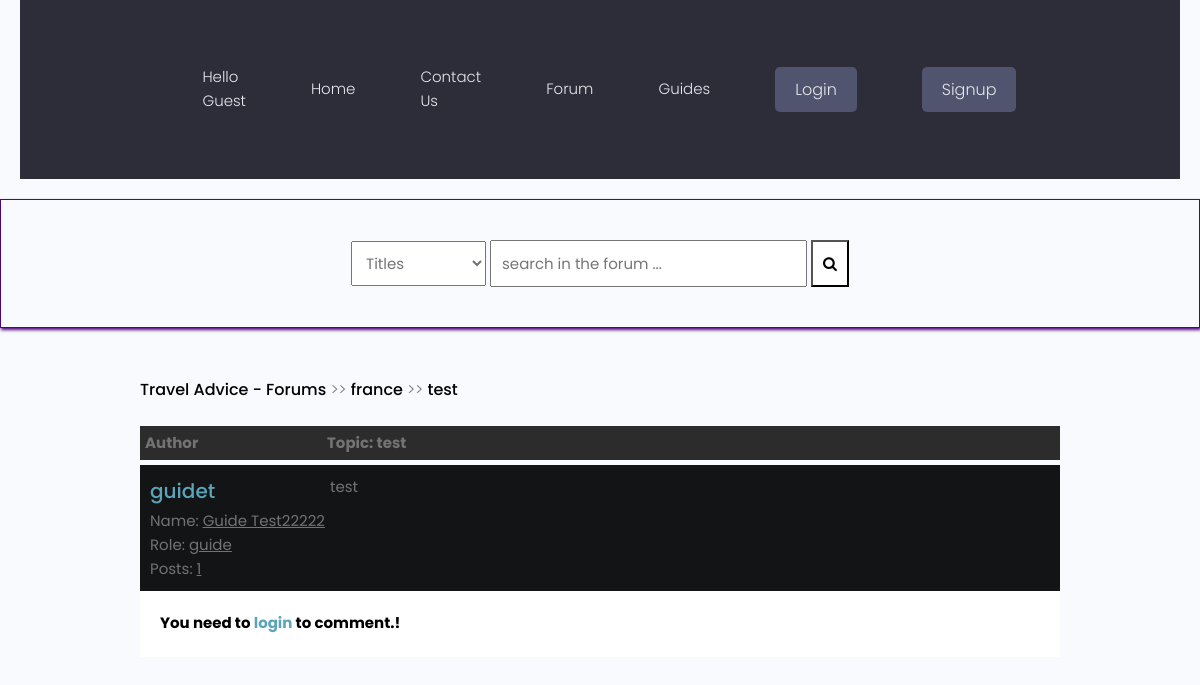
Before: /forum/detail/test/ with the older database file.
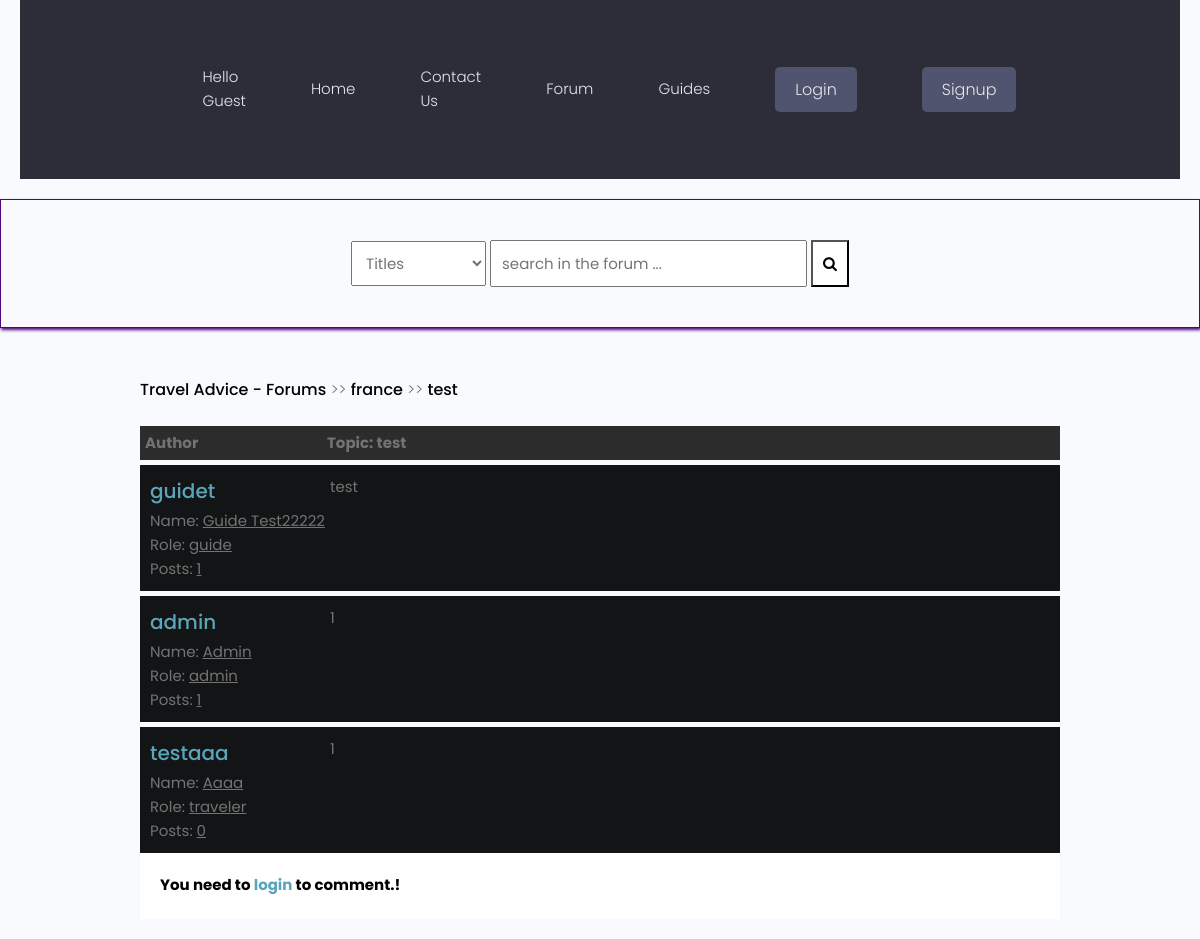
After: the same page with the newer database file.
### forum/models.py (models this page shows, shortened)
class Comment(models.Model):
    user = models.ForeignKey(Author, on_delete=models.CASCADE)
    content = models.TextField()
    date = models.DateTimeField(auto_now_add=True)

class Author(models.Model):
    user = models.ForeignKey(User, on_delete=models.CASCADE)
    fullname = models.CharField(max_length=40, blank=True)
    slug = models.SlugField(max_length=400, unique=True, blank=True) # imported from django.utils.text
    bio = HTMLField() #desctription of the user imported the field from tinymce.models
    @property
    def num_posts(self):
        return Post.objects.filter(user=self).count()
    @property
    def user_name(self):
        return self.user
    @property
    def user_group(self):
        return (self.user).groups.all()[0].name
    @property
    def user_profile(self):
        return self.user.profile.id

### forum/views.py (the view)
# urls.py: path("detail/<slug>/", detail, name="detail"),
def detail(request, slug):
    post = get_object_or_404(Post, slug=slug)
    if request.user.is_authenticated:
        author = Author.objects.get(user=request.user)
    if "comment-form" in request.POST:
        comment = request.POST.get("comment")
        new_comment, created = Comment.objects.get_or_create(user=author, content=comment)
        post.comments.add(new_comment.id)
    context = {
        "post":post,
        "title": post.title,
    }
    return render(request,'forum/detail.html', context)

### forum/context_processors.py (called while the page is built, shortened)
def searchFunction(request):
    search_context = {}
    posts = Post.objects.all()
    return search_context

### forum/models.py (called while the page is built)
    def __str__(self):
        return self.title

    def get_url(self):
        return reverse("posts", kwargs={ #imported from django.shortcuts
            "slug": self.slug
        })

    def get_url(self):
        return reverse("detail", kwargs={
            "slug":self.slug
        })

### forum/templates/forum/detail.html (shortened to what this page needs)
{% extends 'forumsbase.html' %}
{% block content %}
    <div class="container">
        <div class="navigate">
            <span><a href="{% url 'forumhome' %}">Travel Advice - Forums</a> >> <a href="{{post.categories.get_url}}">{{post.categories}}</a> >> <a href="{{post.get_url}}">{{post.title}}</a></span>
        </div>
        <div class="topic-container">
            <div class="head">
                <div class="authors">Author</div>
                <div class="content">Topic: {{post.title}} </div>
            </div>
            <div class="body">
                <div class="authors">
                    <div class="username"><a href="{% url  'guide-profile' post.user.user_profile %}">{{post.user.user_name}}</a></div>
                    <div>Name: <u>{{post.user.fullname|title}}</u> </div>
                    <div>Role: <u>{{post.user.user_group}}</u> </div>
                    <div>Posts: <u>{{post.user.num_posts}}</u></div>
                </div>
                <div class="content">
                    {{post.content|safe}}
                    <br>
                </div>
            </div>
        </div>
        {% for comment in post.comments.all %}
        <div class="comments-container">
            <div class="body">
                <div class="authors">
                    <div class="username"><a href="{% url  'guide-profile' comment.user.user_profile %}">{{comment.user.user_name}}</a></div>
                    <div>Name: <u>{{comment.user.fullname|title}}</u> </div>
                    <div>Role: <u>{{comment.user.user_group}}</u> </div>
                    <div>Posts: <u>{{comment.user.num_posts}}</u></div>
                </div>
                <div class="content">
                    {{comment.content}}
                    <br>
                </div>
            </div>
        </div>
        {% endfor %}
        {% if post.closed == True %}
        <div style="background-color:#fff;color:#000;font-weight:bolder;padding:20px;width:100%;"> This Topic Is Closed! </div>
        {% else %}
        {% if request.user.is_authenticated %}
        <form action="." method="post">
            {% csrf_token %}
            <div class="comment-area " id="comment-area">
                <textarea name="comment" id="" placeholder="comment here ... "></textarea>
                <input type="submit" value="submit" name="comment-form">
            </div>
        </form>
        {% else %}
<div style="background-color:#fff;color:#000;font-weight:bolder;padding:20px;width:100%;"> You need to <a href="{% url 'signin' %}"><b>login</b></a> to comment.! </div>
        {% endif %}
        {% endif %}
    </div>
     {% endblock content %}

Changed rows visible on the page:
added Comment: user.user_name "admin", user.fullname "Admin", user.user_group "admin", user.num_posts "1", content "1"
added Comment: user.user_name "testaaa", user.fullname "Aaaa", user.user_group "traveler", user.num_posts "0", content "1"
